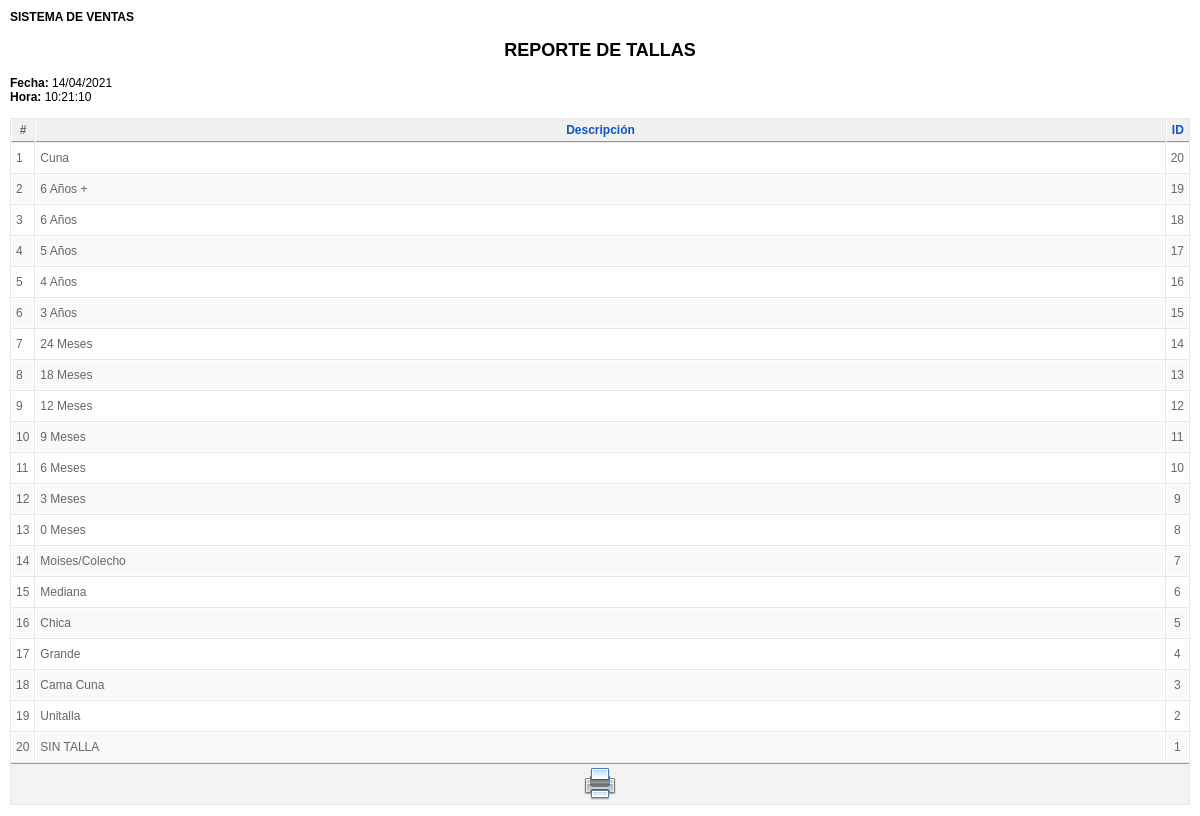
The app's page /talla/imprimir_talla.php (signed in) with its own data.
### tables this page shows
CREATE TABLE `talla` (
  `IdTalla` int(11) NOT NULL,
  `Descripcion` varchar(100) NOT NULL
);

### clases/clsTalla.php (called while the page is built, shortened)
<?php
include_once("clsConexion.php");
class clsTalla{
 function consultarTallaPorParametro($criterio,$busqueda,$limite){
   $con = new clsConexion;
   if($con->conectarse()==true){
     $query = "CALL SP_S_TallaPorParametro('$criterio','$busqueda','$limite')";
	 $result = @mysql_query($query);
	 if (!$result)
	   return false .mysql_error();
	 else
	   return $result;
   }
 }
}
?>

### clases/clsConexion.php (called while the page is built, shortened)
<?php
class clsConexion{
	 function conectarse() {
		   return true;
	 }
}
?>

### talla/imprimir_talla.php (the view, shortened to what this page needs)
<html>
<head>
<link href="../css/general.css" rel="stylesheet" type="text/css">
</head>
<body>
<?php
    if(isset($_SESSION["usuario"])){
?>
<?php
include_once("../clases/clsTalla.php");
$busqueda=$_GET["busqueda"];
$objtalla=new clsTalla;
$result=$objtalla->consultarTallaPorParametro('descripcion',$busqueda,'');
?>
<H4>SISTEMA DE VENTAS</H4>
<center><B><H2>REPORTE DE TALLAS</H2></B></center>
<?php
echo "<b>Fecha: </b>".date('d/m/Y')."<br>";
echo "<b>Hora: </b>".date('H:i:s')."<br >";
?>
<table class="adminlist" cellspacing="1">
  <thead>
<tr>
	<th>#</th>
	<th><a href="#">Descripción</a></th>
	<th><a href="#">ID</a></th>
</tr>
</thead>
<tbody class="adminlist">
<?php
$c=0;
$i=0;
while($row=mysql_fetch_array($result)){
	$i=$i+1;
	if ($c==1){
	echo "<tr class='row1'>";
		$c=2;
	}else{
	    	echo "<tr class='row0'>";
		$c=1;
	}
	echo "<td width='10'>".$i."</td>";
	echo "<td>".$row['Descripcion']."</td>";
	echo "<td width='1%' align='center'>".$row['IdTalla']."</td>";
	echo "</tr>";
}
?>
</tbody>
		<tfoot>
			<tr>
				<td colspan="13">
                <a href="#" onClick="window.print();return false;"><img src="../img/header/printer.png" border="0" style="cursor:pointer" title="Imprimir"></a>
              </td>
			</tr>
		</tfoot>
</table>
<?php
    } else {
        header("Location:../index.php");
    }
?>
</body>
</html>

### css/general.css (style rules this page uses)
body { margin: 10px; padding: 0; background-image: url(../img/fondo.png); background-repeat: repeat; padding-bottom: 1px; font-size: 11px; }
body, td, th { font-family: Arial, Helvetica, sans-serif; font-size:12px; }
a:link { color: #0B55C4; text-decoration: none; }
table.adminlist { width: 100%; border-spacing: 1px; background-color: #e7e7e7; color: #666; font-size:12px; }
table.adminlist td, table.adminlist th { padding: 4px; }
table.adminlist thead th { text-align: center; background: #f0f0f0; color: #666; border-bottom: 1px solid #999; border-left: 1px solid #fff; }
table.adminlist tbody tr { background-color: #fff; text-align: left; }
table.adminlist tbody tr.row1 { background: #f9f9f9; border-top: 1px solid #fff; }
table.adminlist tbody tr td { height: 30px; background: #fff; border: 1px solid #fff; }
table.adminlist tbody tr.row1 td { background: #f9f9f9; border-top: 1px solid #FFF; }
table.adminlist tfoot tr { text-align: center; color: #333; }
table.adminlist tfoot td, table.adminlist tfoot th { background-color: #f3f3f3; border-top: 1px solid #999; text-align: center; }

### records on screen
talla: Descripcion "Cuna", IdTalla "20"
talla: Descripcion "6 Años +", IdTalla "19"
talla: Descripcion "6 Años", IdTalla "18"
talla: Descripcion "5 Años", IdTalla "17"
talla: Descripcion "4 Años", IdTalla "16"
talla: Descripcion "3 Años", IdTalla "15"
talla: Descripcion "24 Meses", IdTalla "14"
talla: Descripcion "18 Meses", IdTalla "13"
talla: Descripcion "12 Meses", IdTalla "12"
talla: Descripcion "9 Meses", IdTalla "11"
talla: Descripcion "6 Meses", IdTalla "10"
talla: Descripcion "3 Meses", IdTalla "9"
talla: Descripcion "0 Meses", IdTalla "8"
talla: Descripcion "Moises/Colecho", IdTalla "7"
talla: Descripcion "Mediana", IdTalla "6"
talla: Descripcion "Chica", IdTalla "5"
talla: Descripcion "Grande", IdTalla "4"
talla: Descripcion "Cama Cuna", IdTalla "3"
talla: Descripcion "Unitalla", IdTalla "2"
talla: Descripcion "SIN TALLA", IdTalla "1"
